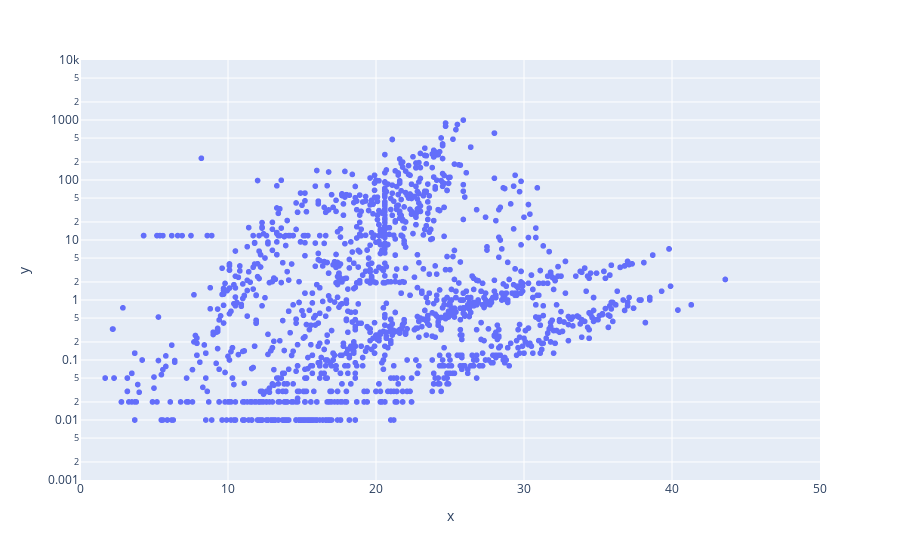

The notebook cell this image was saved under:
### Markdown cell above
We can see that our X-data are plotting in a range between ~0 and ~44%. However, our permeability data have a much broader range - from approximately 0 to >10000mD. Let's address this by setting the range of our axes, and also setting a logarithimic scale for our Y-axis.

### Code cell
x_limits = [0, 50] # X-axis range

y_limits = [0.001, 10000] # Y-axis range

fig = px.scatter(x=core_df['CPH'], y=core_df['KLH'], log_y=True, range_x=x_limits, range_y=y_limits)

fig.show()

### Figure 1 — Plotly figure (JSON) as saved in the notebook; plotly's stock layout.template omitted (floating-point values rounded to 4 significant figures; data arrays with more than 128 entries replaced by an {"elided": "..."} marker saying what was removed)
{"data": [{"hovertemplate": "x=%{x}<br>y=%{y}<extra></extra>", "legendgroup": "", "marker": {"color": "#636efa", "symbol": "circle"}, "mode": "markers", "name": "", "showlegend": false, "type": "scattergl", "x": {"elided": "5195 float values"}, "xaxis": "x", "y": {"elided": "5195 float values"}, "yaxis": "y"}], "layout": {"legend": {"tracegroupgap": 0}, "margin": {"t": 60}, "xaxis": {"anchor": "y", "domain": [0, 1], "range": [0, 50], "title": {"text": "x"}}, "yaxis": {"anchor": "x", "domain": [0, 1], "range": [-3.0, 4], "title": {"text": "y"}, "type": "log"}}}
